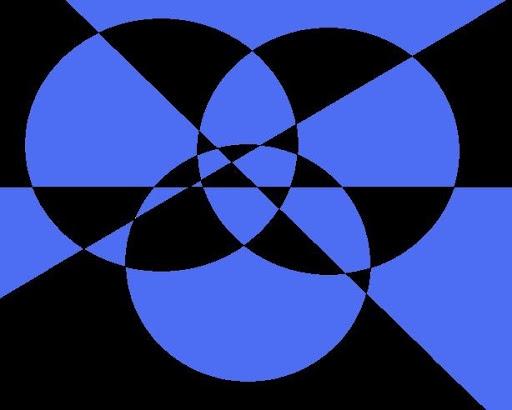
%> input picture Computer Vision/Assignment-1/Task-2/source.jpg, 512 x 410 px
$ octave hough.m   (GNU Octave 9; MATLAB toolbox functions it lacks are replaced by stand-ins)
%> lines starting %> are read from the running program, lines starting %| are printed output that depends on the picture
%%
% Assignment-1: Hough Transform
% Your name (Your uniID)
%
filename = 'source.jpg';
% Load the image
img = imread(filename);
%> img is the input picture: size 410x512x3 uint8; mean R, G, B 41.6, 58.6, 128.9
img = rgb2gray(img);
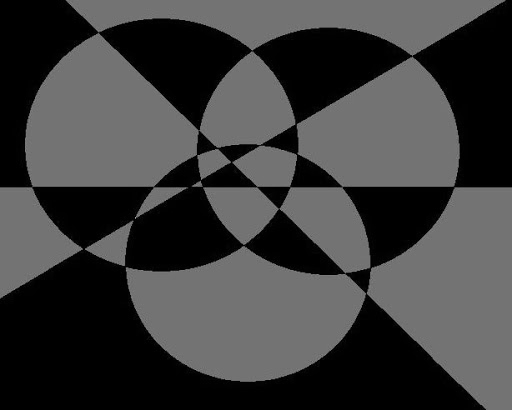
%> img: size 410x512 uint8; min 0, max 167, mean 61.4

% Edge detection
edge_img = edge(img, 'canny');
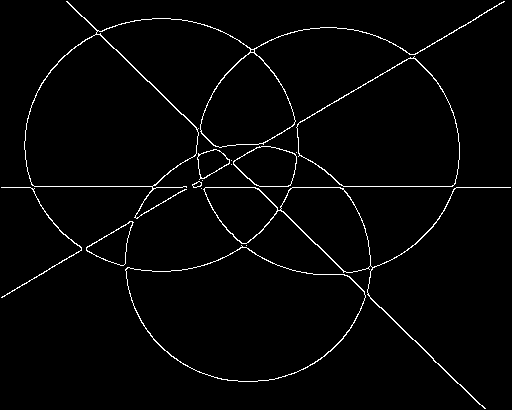
%> edge_img: size 410x512 logical; 2.2% white in thin lines or dots
imwrite(edge_img, strcat('edges-detected-',filename));

% Detect lines
[accumulator, rhos, thetas] = hough_line(edge_img, 1);

% Get the line with maximum votes (longest line)
[rho, theta] = peak_votes(accumulator, rhos, thetas);

% Draw lines in the image
figure, imshow(img), hold on
draw(rho, theta);

saveas(gcf, strcat('lines-detected-',filename));

%% Hough transform for lines
function [accumulator, rhos, thetas] = hough_line(img, theta_step)
%> called with theta_step = 1
% Input:
% img - 2D binary image with nonzeros representing edges
% theta_step - Spacing between angles
%               between 0 and 360 degrees. Default step is 1.
% Returns:
% accumulator - 2D array of the hough transform accumulator
% rhos - array of rho values. Max size is 2 times the diagonal
%        distance of the input image. [-diag_len, diag_len]
% theta - array of angles used in computation, in radians. [-pi/2, pi/2]

    % rho and theta ranges
    thetas = deg2rad(-90:theta_step:90);
    [width, height] = size(img);
%> width = 410; height = 512
    diag_len = round(norm([width, height]));
%> diag_len = 656
    rhos = (-diag_len:1:diag_len);
%> rhos = 1313 values from -656 to 656

    % Cache some resuable values
    cos_t = cos(thetas);
    sin_t = sin(thetas);
    num_thetas = length(thetas);
    num_rhos = length(rhos);
%> num_rhos = 1313

    % Hough accumulator array of theta vs rho
    accumulator = zeros(num_rhos, num_thetas);
    % (row, col) indexes to edges
    [y_idxs, x_idxs] = find(img);
%> y_idxs = 4672 values from 2 to 409; x_idxs = 4672 values from 2 to 511

    % Vote in the hough accumulator
    for i = 1 : length(x_idxs)
        x = x_idxs(i);
        y = y_idxs(i);

        for t_idx = 1 : num_thetas
            % Calculate rho and add diag_len to it to make it a positive index
            r = round(x * cos_t(t_idx) + y * sin_t(t_idx));
            ir = r + diag_len + 1;
            accumulator(ir, t_idx) = accumulator(ir, t_idx) + 1;
        end
    end
%> this loop made 4672 passes
%> (x, y) on passes 1 to 3: (2, 188), (2, 298), (3, 188)
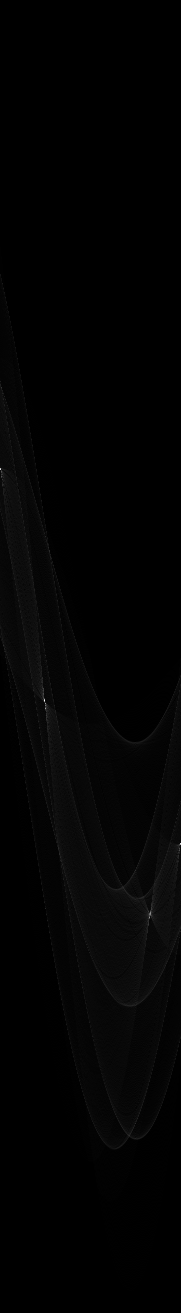
%> accumulator: size 1313x181 double; min 0, max 309, mean 3.6; drawn with min black and max white
%> `[accumulator, rhos, thetas] = hough_line(edge_img, 1);`: rhos = 1313 values from -656 to 656; thetas = 181 values from -1.57 to 1.57
end

%% Finds the index with max number of votes in the hough accumulator
function [rho, theta] = peak_votes(accumulator, rhos, thetas)
    [x,y] = find(accumulator == max(accumulator(:)));
%> x = 701; y = 45
    rho = rhos(x);
%> rho = 44
    theta = thetas(y);
%> theta = -0.803
%> `[rho, theta] = peak_votes(accumulator, rhos, thetas);`: rho = 44; theta = -0.803
end

%% draws line in the image
function draw(rho, theta)
%> called with rho = 44, theta = -0.803
    a = cos(theta);
%> a = 0.695
    b = sin(theta);
%> b = -0.719
    x0 = a * rho;
%> x0 = 30.56
    y0 = b * rho;
%> y0 = -31.65
    pt1 = [round(x0 + 1000*(-b)), round(y0 + 1000*(a))];
%> pt1 = [750 663]
    pt2 = [round(x0 - 1000*(-b)), round(y0 - 1000*(a))];
%> pt2 = [-689 -726]
    line([pt1(1),pt2(1)], [pt1(2),pt2(2)], 'LineWidth', 2, 'Color', 'red');
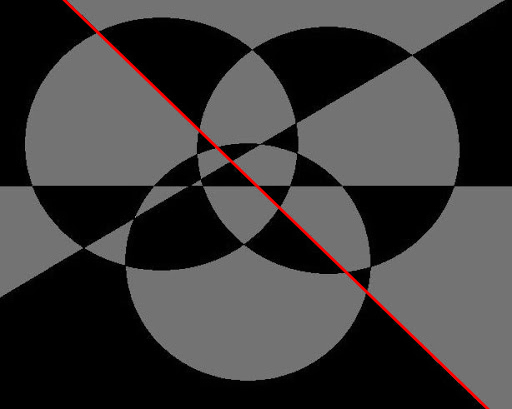
%> figure redrawn from the program's plot data
end
